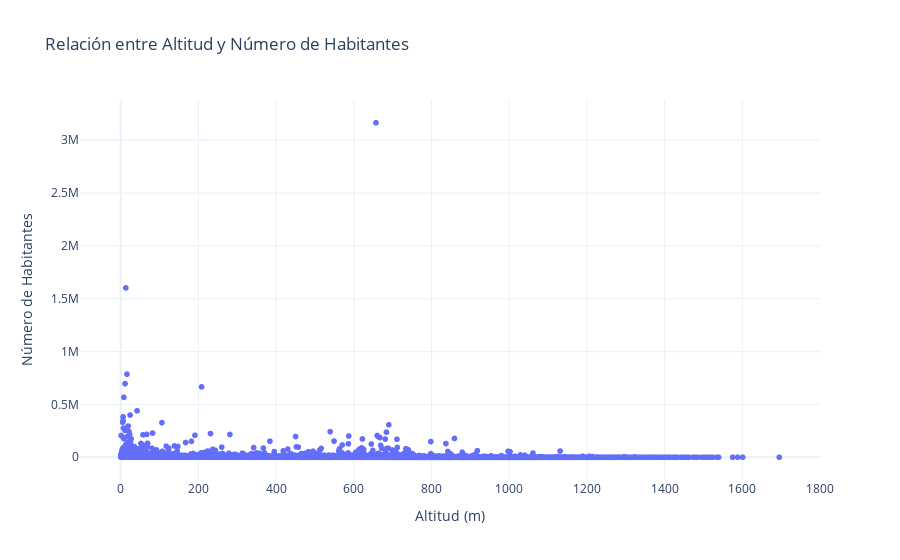

Notebook cell for this chart:
### Code cell
fig = px.scatter(ma, x='altitud', y='num_hab', title='Relación entre Altitud y Número de Habitantes',
                 labels={'altitud': 'Altitud (m)', 'num_hab': 'Número de Habitantes'},
                 hover_name='capital')

# Ajustar el diseño
fig.update_layout(
    xaxis_title='Altitud (m)',
    yaxis_title='Número de Habitantes',
    template='plotly_white'
)

# Mostrar la gráfica
fig.show()

### Figure 1 — Plotly figure (JSON) as saved in the notebook; plotly's stock layout.template omitted (floating-point values rounded to 4 significant figures; data arrays with more than 128 entries replaced by an {"elided": "..."} marker saying what was removed)
{"data": [{"hovertemplate": "<b>%{hovertext}</b><br><br>Altitud (m)=%{x}<br>Número de Habitantes=%{y}<extra></extra>", "hovertext": {"elided": "8122 str values"}, "legendgroup": "", "marker": {"color": "#636efa", "symbol": "circle"}, "mode": "markers", "name": "", "showlegend": false, "type": "scattergl", "x": {"elided": "8122 int values"}, "xaxis": "x", "y": {"elided": "8122 int values"}, "yaxis": "y"}], "layout": {"autosize": true, "legend": {"tracegroupgap": 0}, "title": {"text": "Relación entre Altitud y Número de Habitantes"}, "xaxis": {"anchor": "y", "autorange": true, "domain": [0, 1], "range": [-102.2, 1797.0], "title": {"text": "Altitud (m)"}, "type": "linear"}, "yaxis": {"anchor": "x", "autorange": true, "domain": [0, 1], "range": [-261200.0, 3426000.0], "title": {"text": "Número de Habitantes"}, "type": "linear"}}}
